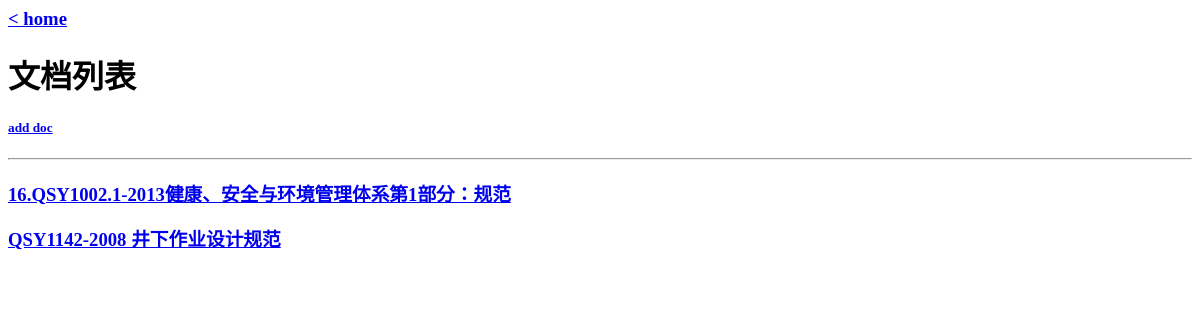
The app's page /blogs, older data.
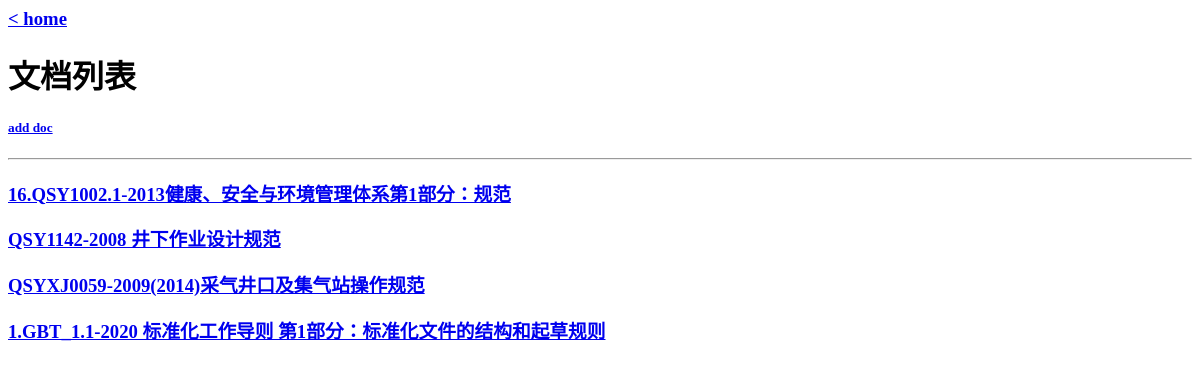
The same page, newer data.
### wsgi.py (models this page shows, shortened)
class Blog(db.Model):
    id = db.Column(db.Integer, primary_key=True)
    title = db.Column(db.String(100))
    text = db.Column(db.Text)

### wsgi.py (the view)
@app.route("/blogs", methods=["GET"])
def list_notes():
    blogs = Blog.query.all()
    return rt("list_blogs.html", blogs=blogs)

### movie/templates/list_blogs.html
<h3><a href="/home">< home</a></h3>
<h1>文档列表</h1>
<h5><a href="/blogs/create">add doc</a></h5>
<hr/>
{% if blogs %}
    {% for blog in blogs%}
        <h3><a href="/blogs/{{blog.id}}">{{blog.title}}</a></h3>
    {% endfor %}
{% else %}
    <p>no doc, let's create doc~</p>
    <a href="/blogs/create">to create doc</a>
{% endif %}

Row changes from the older to the newer data that the page shows:
added Blog: title "QSYXJ0059-2009(2014)采气井口及集气站操作规范"
added Blog: title "1.GBT_1.1-2020 标准化工作导则 第1部分：标准化文件的结构和起草规则"
